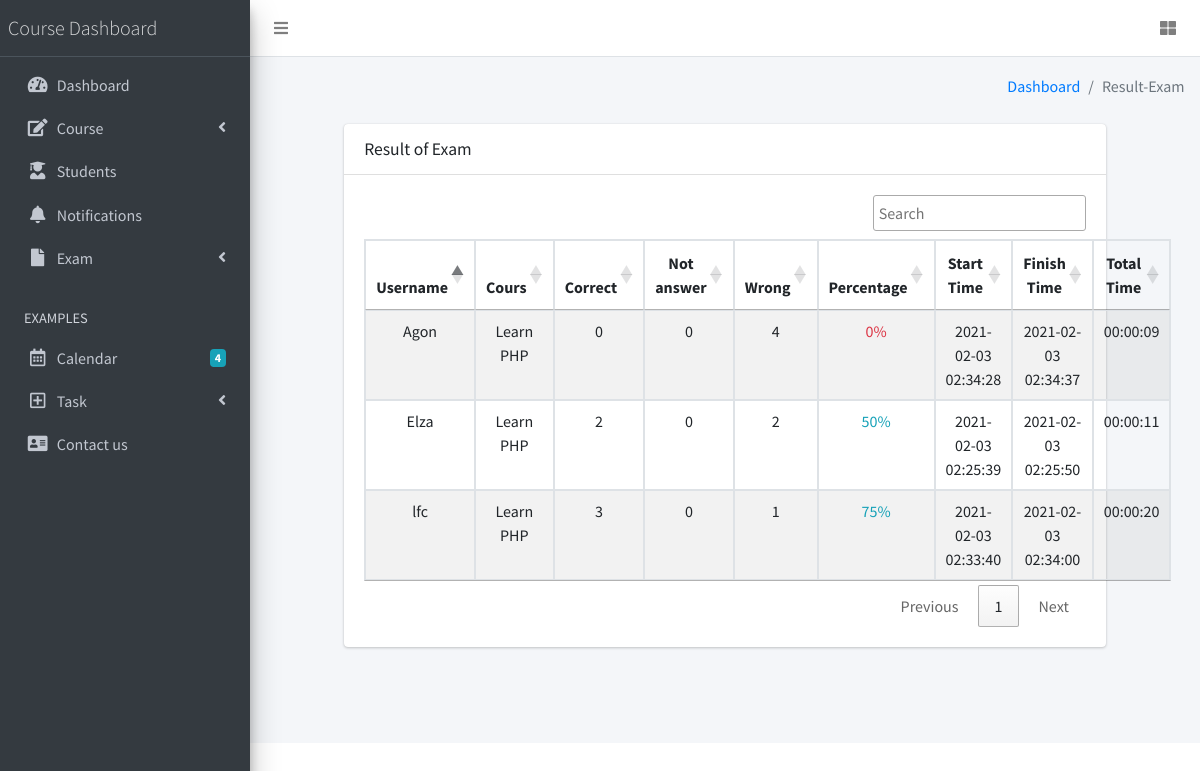
/admin/show-result.php, run on the app's committed database.
### tables this page shows
CREATE TABLE `answer_quiz` (
  `id` int(11) NOT NULL,
  `name_user` varchar(255) NOT NULL,
  `name_cours` varchar(255) NOT NULL,
  `rightAnswer` int(100) NOT NULL,
  `noAnswer` int(100) NOT NULL,
  `wrongAnswer` int(100) NOT NULL,
  `percentage_correct` int(255) NOT NULL,
  `time_start` datetime NOT NULL,
  `finisht_time` datetime NOT NULL,
  `total_time` time NOT NULL
);

### admin/show-result.php (the view, shortened to what this page needs)
<?php
 require_once('../connection.php');
?>
<!DOCTYPE html>
<html>
<head>
  <link rel="stylesheet" href="plugins/fontawesome-free/css/all.min.css">
  <link rel="stylesheet" href="https://code.ionicframework.com/ionicons/2.0.1/css/ionicons.min.css">
  <link rel="stylesheet" href="plugins/tempusdominus-bootstrap-4/css/tempusdominus-bootstrap-4.min.css">
  <link rel="stylesheet" href="plugins/icheck-bootstrap/icheck-bootstrap.min.css">
  <link rel="stylesheet" href="plugins/jqvmap/jqvmap.min.css">
  <link rel="stylesheet" href="dist/css/adminlte.min.css">
  <link rel="stylesheet" href="plugins/overlayScrollbars/css/OverlayScrollbars.min.css">
  <link rel="stylesheet" href="plugins/daterangepicker/daterangepicker.css">
  <link rel="stylesheet" href="plugins/summernote/summernote-bs4.css">
  <link rel="stylesheet" href="https://cdn.datatables.net/1.10.20/css/jquery.dataTables.min.css">
  <link rel="stylesheet" type="text/css" href="https://cdn.datatables.net/v/dt/jq-3.3.1/dt-1.10.18/af-2.3.2/b-1.5.4/b-colvis-1.5.4/b-flash-1.5.4/b-html5-1.5.4/b-print-1.5.4/cr-1.5.0/fc-3.2.5/fh-3.1.4/kt-2.5.0/r-2.2.2/rg-1.1.0/rr-1.2.4/sc-1.5.0/sl-1.2.6/datatables.min.css" />
  <link href="https://gitcdn.github.io/bootstrap-toggle/2.2.2/css/bootstrap-toggle.min.css" rel="stylesheet">
  <link rel="stylesheet" type="text/css" href="https://cdn.datatables.net/1.10.20/css/dataTables.bootstrap.min.css">
 <link rel="stylesheet" href="https://cdn.datatables.net/buttons/1.6.1/css/buttons.bootstrap.min.css">
</head>
<body class="hold-transition sidebar-mini layout-fixed">
  <div class="wrapper">
    <nav class="main-header navbar navbar-expand navbar-white navbar-light">
      <ul class="navbar-nav">
        <li class="nav-item">
          <a class="nav-link" data-widget="pushmenu" href="#" role="button"><i class="fas fa-bars"></i></a>
        </li>
      </ul>
      <ul class="navbar-nav ml-auto">
        <li class="nav-item dropdown">
          <a class="nav-link" data-toggle="dropdown" href="#">
            <i class="fas fa-th-large"></i>
          </a>
        </li>
      </ul>
    </nav>
    <aside class="main-sidebar sidebar-dark-primary elevation-4">
      <a href="index3.html" class="brand-link">
        <span class="brand-text font-weight-light">Course Dashboard</span>
      </a>
      <div class="sidebar">
        <nav class="mt-2">
          <ul class="nav nav-pills nav-sidebar flex-column" data-widget="treeview" role="menu" data-accordion="false">
            <li class="nav-item">
              <a href="index.php" class="nav-link ">
                <i class="nav-icon fas fa-tachometer-alt"></i>
                <p>
                  Dashboard
                </p>
              </a>
            </li>
            <li class="nav-item has-treeview">
              <a href="#" class="nav-link">
                <i class="nav-icon fas fa-edit"></i>
                <p>
                  Course
                  <i class="fas fa-angle-left right"></i>
                </p>
              </a>
            </li>
            <li class="nav-item">
              <a href="students.php" class="nav-link ">
                <i class="nav-icon fas fa-user-graduate"></i>
                <p>
                  Students
                </p>
              </a>
            </li>
            <li class="nav-item">
              <a href="notifications.php" class="nav-link">
                <i class="nav-icon fas fa-bell"></i>
                <p>
                  Notifications
                </p>
              </a>
            </li>
            <li class="nav-item has-treeview">
              <a href="#" class="nav-link">
                <i class="nav-icon fas fa-file"></i>
                <p>Exam</p>
                <i class="fas fa-angle-left right"></i>
              </a>
            </li>
            <li class="nav-header">EXAMPLES</li>
            <li class="nav-item">
              <a href="calendars.php" class="nav-link">
                <i class="nav-icon far fa-calendar-alt"></i>
                <p>
                  Calendar
                  <span class="badge badge-info right">  <?php
                  $stmt = $con->prepare("SELECT COUNT(title) FROM tbl_events");
                  $stmt->execute();
                  $stmt->bind_result($title);
                  echo $title;
                  ?></span>
                </p>
              </a>
            </li>
            <li class="nav-item has-treeview">
              <a href="#" class="nav-link">
                <i class="nav-icon far fa-plus-square"></i>
                <p>
                  Task
                  <i class="fas fa-angle-left right"></i>
                </p>
              </a>
            </li>
            <li class="nav-item">
              <a href="contact.php" class="nav-link">
                <i class="nav-icon fas fa-address-card"></i>
                <p>
                Contact us
                </p>
              </a>
            </li>
          </ul>
        </nav>
      </div>
    </aside>
    <div class="content-wrapper">
      <div class="content-header">
        <div class="container-fluid">
          <div class="row mb-2">
            <div class="col-sm-6">
            </div>
            <div class="col-sm-6">
              <ol class="breadcrumb float-sm-right">
                <li class="breadcrumb-item"><a href="index.php">Dashboard</a></li>
                <li class="breadcrumb-item active">Result-Exam</li>
              </ol>
            </div>
          </div>
        </div>
      </div>
      <section class="col-md-10" style="margin: 0 auto;">
        <div class="container-fluid">
          <div class="row">
          <div class="col-md-12">
                        <div class="card" >
                            <div class="card-header" id="card">
                                <strong class="card-title">Result of Exam</strong>
                            </div>
                            <div class="card-body">
                            	  <?php
             $stmt = $con->prepare("SELECT * FROM answer_quiz ORDER BY percentage_correct DESC");
             $stmt->execute();
             $rows = $stmt->get_result();
             ?>
 <table id="example" class="table table-striped table-bordered">
        <thead>
            <tr>
                <th class="text-center">Username</th>
                <th class="text-center">Cours</th>
                <th class="text-center">Correct</th>
                <th class="text-center">Not answer</th>
                <th class="text-center">Wrong</th>
                <th class="text-center">Percentage</th>
                <th class="text-center">Start Time</th>
                <th class="text-center">Finish Time</th>
                <th class="text-center">Total Time</th>
            </tr>
        </thead>
        <tbody>
        <?php foreach ($rows as $row) : ?>
            <tr>
                <td class="text-center"><?= $row['name_user'] ?></td>
                <td class="text-center"><?= $row['name_cours'] ?></td>
                 <td class="text-center"><?= $row['rightAnswer'] ?></td>
                <td class="text-center"><?= $row['noAnswer'] ?></td>
               <td class="text-center"><?= $row['wrongAnswer'] ?></td>
                <td class="text-center"><?php if($row['percentage_correct'] >= 80){ ?>
              <p class="text-success text-center"><?= $row['percentage_correct'] ?>%</p>
               <?php  }
               elseif ($row['percentage_correct'] <= 20) { ?>
                <p class="text-danger text-center"><?= $row['percentage_correct'] ?>%</p>
              <?php } else{ ?>
               <p class="text-info text-center"><?= $row['percentage_correct'] ?>%</p>
              <?php }
                  ?></td>
                 <td class="text-center"><?= $row['time_start'] ?></td>
                 <td class="text-center"><?= $row['finisht_time'] ?></td>
                 <td class="text-center"><?= $row['total_time'] ?></td>
            </tr>
              <?php endforeach; ?>
        </tbody>
    </table>
                            </div>
                        </div>
                    </div>
          </div>
        </div>
      </section>
    </div>
  </div>
</body>
</html>

### data on the page
answer_quiz: name_user "lfc", name_cours "Learn PHP", rightAnswer "3", noAnswer "0", wrongAnswer "1", percentage_correct "75", time_start "2021-02-03 02:33:40", finisht_time "2021-02-03 02:34:00", total_time "00:00:20"
answer_quiz: name_user "Elza", name_cours "Learn PHP", rightAnswer "2", noAnswer "0", wrongAnswer "2", percentage_correct "50", time_start "2021-02-03 02:25:39", finisht_time "2021-02-03 02:25:50", total_time "00:00:11"
answer_quiz: name_user "Agon", name_cours "Learn PHP", rightAnswer "0", noAnswer "0", wrongAnswer "4", percentage_correct "0", time_start "2021-02-03 02:34:28", finisht_time "2021-02-03 02:34:37", total_time "00:00:09"

### other printed values
$title "4"
